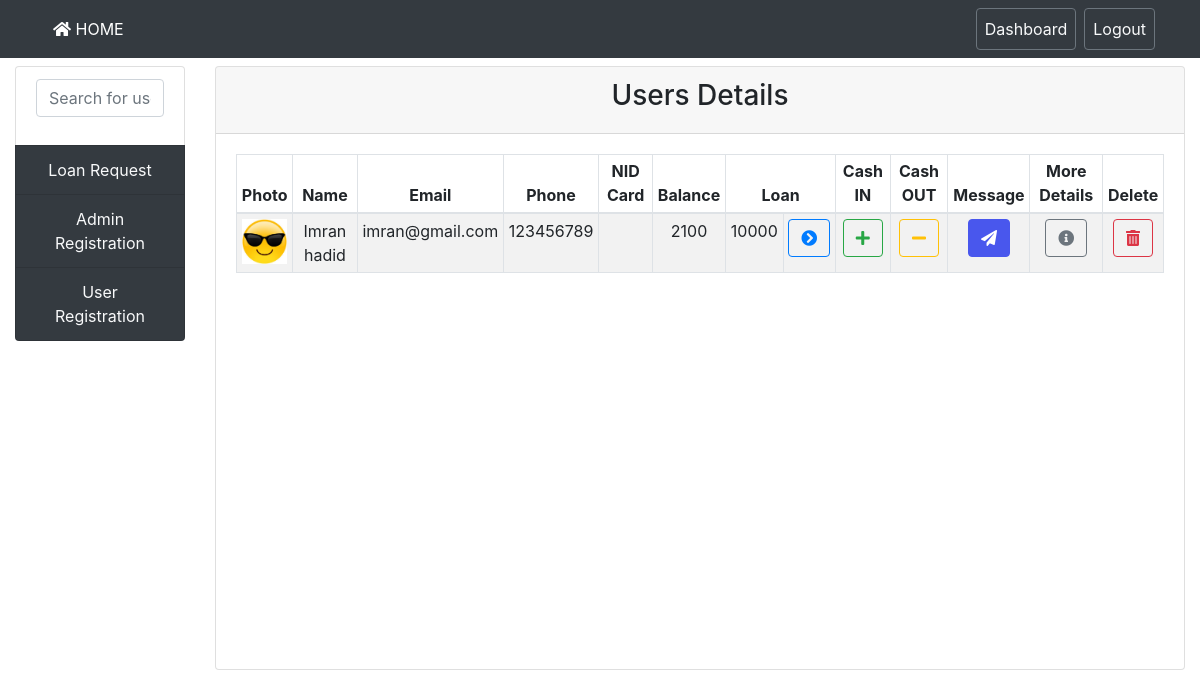
The page /admin_dashboard.php (signed in) on the database as committed earlier.
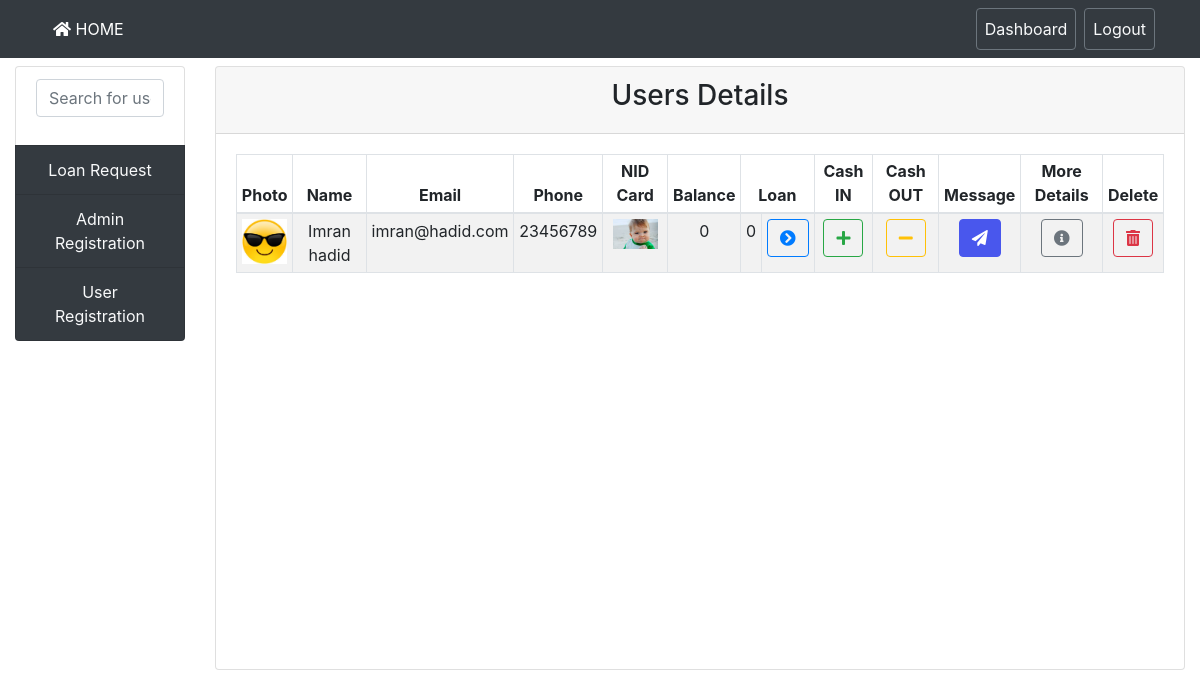
The same page on the database as committed later.
### tables this page shows
CREATE TABLE `user_info` (
  `id` int(11) NOT NULL,
  `userName` varchar(50) NOT NULL,
  `userEmail` varchar(50) NOT NULL,
  `userPhone` varchar(20) NOT NULL,
  `userPhoto` varchar(60) NOT NULL,
  `userNid` varchar(60) NOT NULL,
  `userReference` text NOT NULL,
  `userUsername` varchar(30) NOT NULL,
  `userPassword` varchar(200) NOT NULL
);

CREATE TABLE `user_data` (
  `id` int(11) NOT NULL,
  `username` varchar(50) NOT NULL,
  `money` int(11) NOT NULL,
  `loan` int(11) NOT NULL,
  `loanInterest` int(11) NOT NULL,
  `loanTotal` int(11) NOT NULL
);

### admin_dashboard.php (the view, shortened to what this page needs)
<?php
require 'config.php';
?>
<!DOCTYPE html>
<html>
<head>
	<link rel="stylesheet" href="asset/css/bootstrap.min.css">
	<link rel="stylesheet" href="asset/css/style.css">
	<link rel="stylesheet" href="https://use.fontawesome.com/releases/v5.0.8/css/solid.css">
	<link rel="stylesheet" href="https://use.fontawesome.com/releases/v5.0.8/css/fontawesome.css">
</head>
<body class="text-center">
	<nav class="navbar navbar-expand-lg navbar-dark bg-dark">
		<div class="container">
			<div class="collapse navbar-collapse" id="AMSNavbar">
				<ul class="navbar-nav mr-auto">
					<li class="nav-item active">
						<a class="nav-link" href="index.php">
							<i class="fas fa-home"></i>
							HOME
						</a>
					</li>
				</ul>
				<ul class="navbar-nav my-2 my-md-0">
					<li class="nav-item">
						<a class="nav-link btn btn-outline-secondary text-light" href="admin_dashboard.php">Dashboard</a>
					</li>
					<li class="ml-2 nav-item">
						<a class="nav-link btn btn-outline-secondary text-light" href="logout.php">Logout</a>
					</li>
				</ul>
			</div>
		</div>
	</nav>
	<?php
		$UD_data = array();
		$UD_sqlquery = "SELECT * FROM `user_info` INNER JOIN `user_data` ON `user_info`.`userUsername` = `user_data`.`username`";
		if ($UD_result = $conn->query($UD_sqlquery)) {
			while ($UD_rows = $UD_result->fetch_array(MYSQLI_ASSOC)) {
				$UD_data[] = $UD_rows;
			}
		}
	?>
	<main role="main" class="container-fluid">
		<div class="row">
			<div class="col-sm-2 col-md-2 mt-2">
				<ul class="list-group">
					<div class="list-group-item list-group-item-action">
						<div class="form-group">
							<input type="text" class="form-control" id="searchUserInput" onkeyup="searchUserFunction()" placeholder="Search for user ...">
						</div>
					</div>
					<a href="admin_loan.php" class="list-group-item list-group-item-action bg-dark text-light">
						Loan Request
					</a>
					<button type="button" class="list-group-item list-group-item-action bg-dark text-light" data-toggle="modal" data-target="#AMSModalAdminReg">
						Admin Registration
					</button>
					<button type="button" class="list-group-item list-group-item-action bg-dark text-light" data-toggle="modal" data-target="#AMSModalUserReg">
						User Registration
					</button>
				</ul>
			</div>
			<div class="col-sm-10 col-md-10 mt-2">
				<div class="card">
					<div class="card-header">
						<h3>Users Details</h3>
					</div>
					<div class="card-body depoMoney">
						<table class="table table-hover table-sm table-bordered table-striped">
							<thead>
								<tr>
									<th scope="col">Photo</th>
									<th scope="col">Name</th>
									<th scope="col">Email</th>
									<th scope="col">Phone</th>
									<th scope="col">NID Card</th>
									<th scope="col">Balance</th>
									<th scope="col" colspan="2">Loan</th>
									<th scope="col">Cash IN</th>
									<th scope="col">Cash OUT</th>
									<th scope="col">Message</th>
									<th scope="col">More Details</th>
									<th scope="col">Delete</th>
								</tr>
							</thead>
							<tbody id="searchUserList">
								<?php
								foreach ($UD_data as $UD_row) {
									echo "<tr>";
									echo '<td><img class="userPhoto" src="asset/img/userphoto/'.$UD_row['userPhoto'].'" alt="'.ucfirst($UD_row['userName']).'"></td>';
									echo "<td>" . ucfirst($UD_row['userName']) . "</td>";
									echo "<td>" . $UD_row['userEmail'] . "</td>";
									echo "<td>" . $UD_row['userPhone'] . "</td>";
									echo '<td><img class="userPhoto" src="asset/img/usernid/'.$UD_row['userNid'].'" alt=""></td>';
									echo "<td>" . $UD_row['money'] . "</td>";
									echo "<td>" . $UD_row['loan'] . "</td>";
									echo '
										<td>
											<a href="admin_loan_process.php?name='.$UD_row['userUsername'].'" class="btn btn-outline-primary">
												<i class="fas fa-chevron-circle-right"></i>
											</a>
										</td>
									';
									echo '
										<td>
											<a href="admin_cash_in.php?id='.$UD_row['id'].'" class="btn btn-outline-success">
												<i class="fas fa-plus"></i>
											</a>
										</td>
										<td>
											<a href="admin_cash_out.php?id='.$UD_row['id'].'" class="btn btn-outline-warning">
												<i class="fas fa-minus"></i>
											</a>
										</td>
									';
									echo '<td>
										<a href="admin_message.php?name='.$UD_row['userUsername'].'" class="btn btn-text">
											<i class="fas fa-paper-plane"></i>
										</a>
									</td>';
									echo '<td>
										<a href="admin_userDetails.php?name='.$UD_row['userUsername'].'" class="btn btn-outline-secondary">
											<i class="fas fa-info-circle"></i>
										</a>
									</td>';
									echo '
									<td>
										<button type="button" id="userDelete" class="btn btn-outline-danger" onclick="userRemove('.$UD_row['id'].')" data-toggle="modal" data-target="#AMSModalDeleteUser">
											<i class="fas fa-trash-alt"></i>
										</button>
									</td>
									';
									echo "</tr>";
								}
								?>
							</tbody>
						</table>
					</div>
				</div>
			</div>
		</div>
	</main>
</body>
</html>

Rows that differ between the two databases and show on the page:
changed user_info "Imran hadid": userEmail "imran@gmail.com" → "imran@hadid.com"; userPhone "123456789" → "23456789"; userNid: picture added; user_data.money "2100" → "0"; user_data.loan "10000" → "0"
